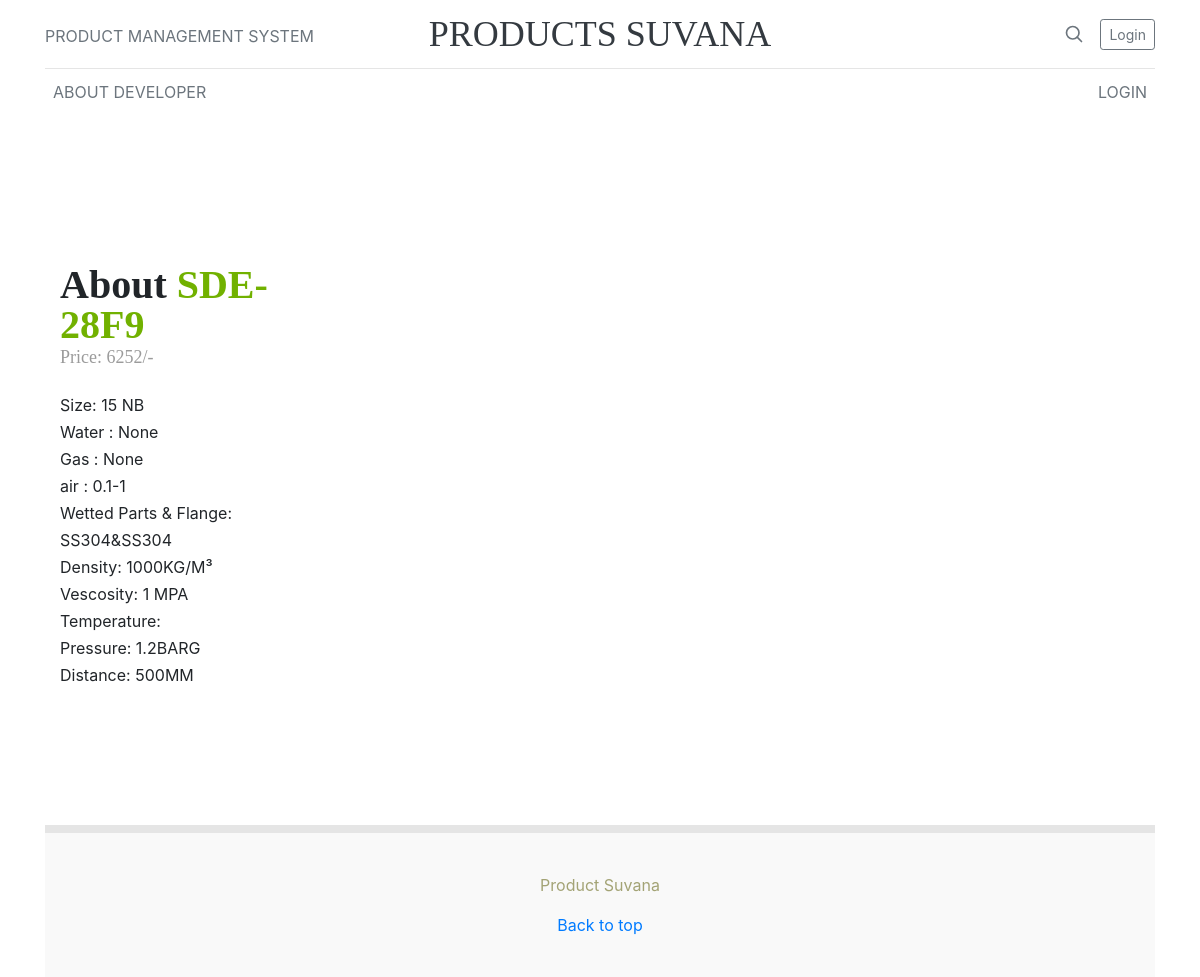
/1/, run on the app's committed database.
### pms/models.py (models this page shows)
class product(models.Model):
    size = models.CharField(null=True,blank=True,choices=sizes,max_length=500)
    modelno = models.CharField(null=True,blank=True,max_length=50)
    water = models.CharField(null=True,blank=True,max_length=50)
    gas = models.CharField(null=True,blank=True,max_length=50)
    air = models.CharField(null=True,blank=True,max_length=50)
    wpf = models.CharField(null=True,blank=True,max_length=50)
    density = models.CharField(null=True,blank=True,max_length=50)
    vescosity = models.CharField(null=True,blank=True,max_length=50)
    temp = models.CharField(null=True,blank=True,max_length=50)
    pressure = models.CharField(null=True,blank=True,max_length=50)
    distance = models.CharField(null=True,blank=True,max_length=50)
    price = models.IntegerField(null=True,blank=True)
    category = models.CharField(choices=prod,blank=True,null=True,max_length=500)

### pms/views.py (the view)
# urls.py: path('<int:id>/',details,name="details"),
def details(request,id):
    try:
        prod = product.objects.get(pk=id)
    except:
        raise Http404("Product Does Not Exist")
    parms = {
        'prod':prod,
        'headtitle': prod.modelno,
    }
    return render(request,'details.html',parms)

### templates/details.html (shortened to what this page needs)
{%load static %}
<!DOCTYPE html>
<html lang="en"><head>
    <link href="/static/Blog%20Template%20for%20Bootstrap_files/bootstrap.css" rel="stylesheet">
    <link href="/static/Blog%20Template%20for%20Bootstrap_files/css.css" rel="stylesheet">
    <link href="/static/Blog%20Template%20for%20Bootstrap_files/blog.css" rel="stylesheet">
  </head>
  <body data-new-gr-c-s-check-loaded="8.871.0" data-gr-ext-installed="">
    <div class="container">
      <header class="blog-header py-3">
        <div class="row flex-nowrap justify-content-between align-items-center">
          <div class="col-4 pt-1">
            <a class="text-muted" href="{% url 'index' %}">PRODUCT MANAGEMENT SYSTEM</a>
          </div>
          <div class="col-4 text-center">
            <a class="blog-header-logo text-dark" href="{% url 'index' %}">PRODUCTS SUVANA</a>
          </div>
          <div class="col-4 d-flex justify-content-end align-items-center">
            <a class="text-muted" href="{% url 'index' %}">
              <svg xmlns="http://www.w3.org/2000/svg" width="20" height="20" viewBox="0 0 24 24" fill="none" stroke="currentColor" stroke-width="2" stroke-linecap="round" stroke-linejoin="round" class="mx-3"><circle cx="10.5" cy="10.5" r="7.5"></circle><line x1="21" y1="21" x2="15.8" y2="15.8"></line></svg>
            </a>
            {%if user.is_authenticated %}
            <a class="btn btn-sm btn-outline-secondary" href="{% url 'logouts' %}">Logout</a>
            {%else%}
            <a class="btn btn-sm btn-outline-secondary" href="{% url 'login'%}">Login</a>
            {%endif%}
          </div>
        </div>
      </header>
      <div class="nav-scroller py-1 mb-2">
        <nav class="nav d-flex justify-content-between">
          <a class="p-2 text-muted" href="{% url 'about' %}">ABOUT DEVELOPER</a>
          {%if user.is_authenticated %}
          <a class="p-2 text-muted" href="{% url 'logouts' %}">LOGOUT</a>
          {%else%}
          <a class="p-2 text-muted" href="{% url 'login'%}">LOGIN</a>
          {% endif%}
        </nav>
      </div>
      <div class="aboutus-area">
        <div class="container">
            <div class="row">
                <div class="col-xs-12">
                <div class="col-md-4 col-sm-6 col-xs-12">
                    <div class="aboutus-image float-left hidden-sm"><img src="https://devitems.com/preview/sopnovilla/sopnovilla/img/about/1.jpg" alt=""></div>
                    </div>
                <div class="col-md-8 col-sm-6 col-xs-12">
                    <div class="aboutus-content ">
                        <h1>About <span>{{prod.modelno}}</span></h1>
                        <h4>Price: {{prod.price}}/-</h4>
                        <p> Size: {{prod.size}} <br>
                            Water : {{prod.water}} <br>
                            Gas : {{prod.gas}} <br>
                            air : {{prod.air}} <br>
                            Wetted Parts & Flange: {{prod.wpf}} <br>
                            Density: {{prod.density}} <br>
                            Vescosity: {{prod.vescosity}} <br>
                            Temperature: {{prod.temperature}} <br>
                            Pressure: {{prod.pressure}} <br>
                            Distance: {{prod.distance}}
                        </p>
                    </div>
                </div>
                </div>
            </div>
        </div>
    </div>
    <footer class="blog-footer">
        <p>Product Suvana</p>
        <p>
          <a href="#">Back to top</a>
        </p>
      </footer>
  </body></html>

### templates/details.html (style rules this page uses)
.aboutus-area { padding-top:120px; padding-bottom:120px; }
.aboutus-image { margin-right: 52px; width: 318px; }
@media only screen and (min-width: 992px) and (max-width: 1200px) { .aboutus-image { margin-right: 35px; width: 345px; } }
.aboutus-content h1 { font-size: 40px; font-weight: 800; line-height: 40px; margin-bottom: 2px; }
.aboutus-content h1 span { color: #71b100; }
.aboutus-content h4 { font-size: 18px; font-weight: 500; color: #9b9b9b; margin-bottom: 23px; }
.aboutus-content p { font-size: 16px; line-height: 27px; }

### data on the page
product: modelno "SDE-28F9", price "6252", size "15 NB", water "None", gas "None", air "0.1-1", wpf "SS304&SS304", density "1000KG/M³", vescosity "1 MPA", pressure "1.2BARG", distance "500MM"
